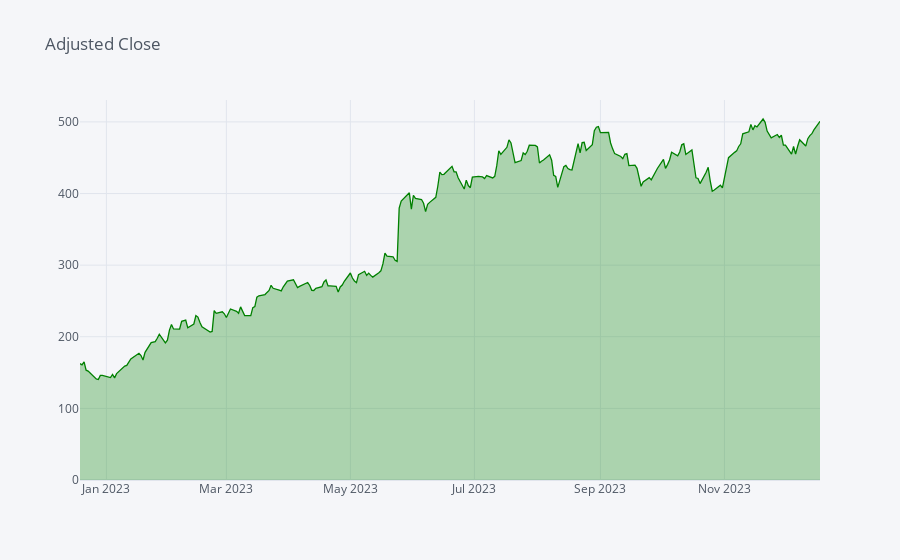

Source (notebook cell):
### Code cell
stock_data["Adj Close"].iplot(title="Adjusted Close",fill=True,colors=["green"])

### Figure 1 — Plotly figure (JSON) as saved in the notebook; plotly's stock layout.template omitted (floating-point values rounded to 4 significant figures; data arrays with more than 128 entries replaced by an {"elided": "..."} marker saying what was removed)
{"data": [{"fill": "tozeroy", "fillcolor": "rgba(0, 128, 0, 0.3)", "line": {"color": "rgba(0, 128, 0, 1.0)", "dash": "solid", "shape": "linear", "width": 1.3}, "mode": "lines", "name": "Adj Close", "text": "", "type": "scatter", "x": {"elided": "251 str values"}, "y": {"elided": "251 float values"}}], "layout": {"legend": {"bgcolor": "#F5F6F9", "font": {"color": "#4D5663"}}, "paper_bgcolor": "#F5F6F9", "plot_bgcolor": "#F5F6F9", "title": {"font": {"color": "#4D5663"}, "text": "Adjusted Close"}, "xaxis": {"gridcolor": "#E1E5ED", "showgrid": true, "tickfont": {"color": "#4D5663"}, "title": {"font": {"color": "#4D5663"}, "text": ""}, "zerolinecolor": "#E1E5ED"}, "yaxis": {"gridcolor": "#E1E5ED", "showgrid": true, "tickfont": {"color": "#4D5663"}, "title": {"font": {"color": "#4D5663"}, "text": ""}, "zerolinecolor": "#E1E5ED"}}}
